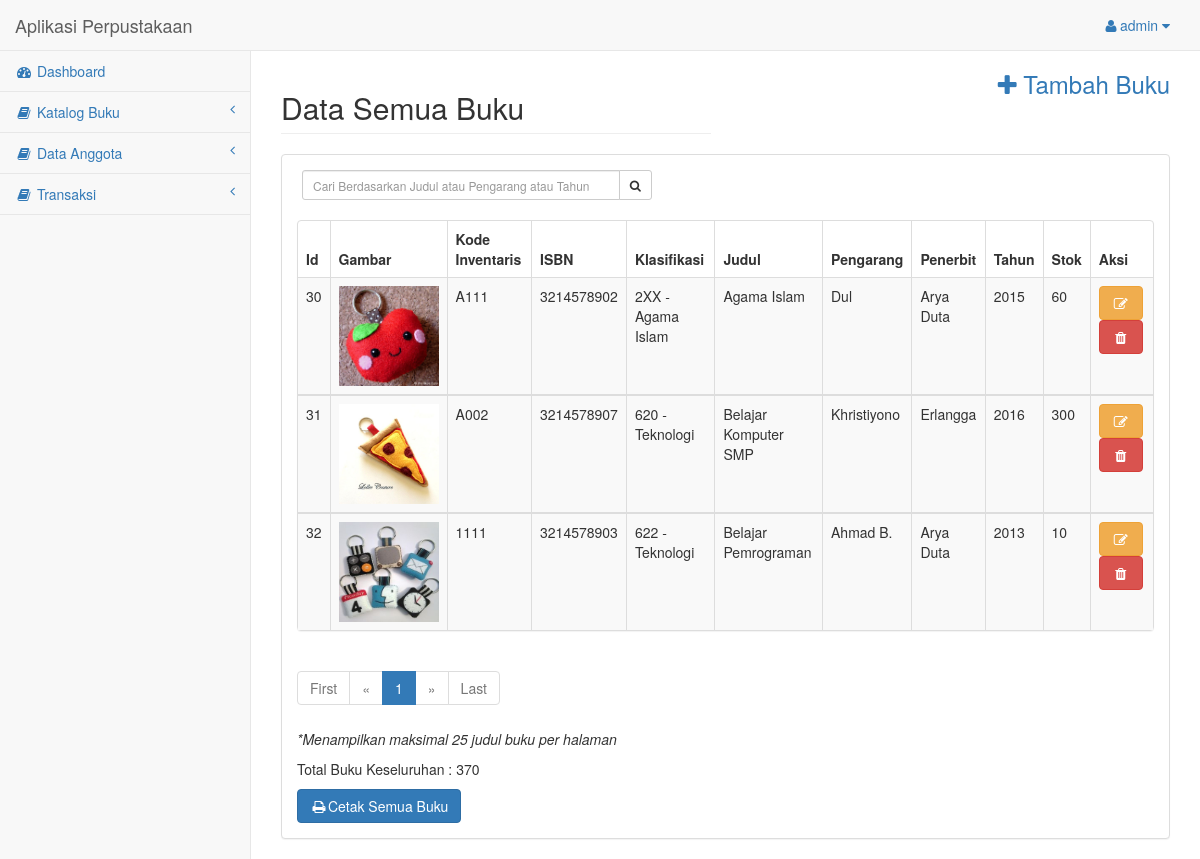
The app's page /halaman_admin/buku-list.php (signed in) with its own data.
### tables this page shows
CREATE TABLE `buku` (
  `id_buku` int(5) NOT NULL,
  `foto` varchar(255) NOT NULL,
  `kode` varchar(20) NOT NULL,
  `isbn` varchar(30) NOT NULL,
  `judul` varchar(100) NOT NULL,
  `pengarang` varchar(30) NOT NULL,
  `penerbit` varchar(30) NOT NULL,
  `tahun` varchar(5) NOT NULL,
  `stok` int(5) NOT NULL,
  `id_kategori` int(5) NOT NULL,
  `id_klasifikasi` varchar(10) NOT NULL,
  `nomor_klasifikasi` varchar(5) NOT NULL,
  `klasifikasi` varchar(50) NOT NULL
);

### halaman_admin/buku-list.php (the view, shortened to what this page needs)
<?php
include("layout-header.php");
?>
<div id="page-wrapper">
    <div class="row">
        <div class="col-md-6">
            <h2 class="page-header">Data Semua Buku</h2>
        </div>
        <div class="col-md-6">
            <a href="buku-formtambah.php" style="margin-right: 15px; margin-bottom: 20px;"><h3 class="text-right"><i class="fa fa-plus"></i> Tambah Buku</h3></a>
        </div>
    </div>
    <div class="row">
        <div class="col-lg-12">
            <div class="panel panel-default">
                <div class="panel-body">
                    <div class="row">
                        <div class="row">
                           <div class="box-tools" style="width: 350px; margin-left: 35px; margin-bottom: 20px;">
                            <form action="buku-list.php" method="GET">
                                <div class="input-group">
                                    <input type='text' class="form-control input-sm pull-right" name='qcari' placeholder='Cari Berdasarkan Judul atau Pengarang atau Tahun' required />
                                    <div class="input-group-btn">
                                        <button class="btn btn-sm btn-default" type="submit"><i class="fa fa-search"></i></button>
                                    </div>
                                </div>
                            </form>
                        </div>
                    </div>
                    <div class="col-lg-12">
                        <div class="panel panel-default">
                            <div class="table-responsive">
                                <table class="table table-striped table-bordered table-hover">
                                    <?php
                                    $page = (isset($_GET['page'])) ? $_GET['page'] : 1;
                                        $limit = 25;
                                        $limit_start = ($page - 1) * $limit;
                                        $totalstok = '';
                                        if(isset($_GET['qcari'])){
                                            $qcari = $_GET['qcari'];
                                            $sql = "SELECT * FROM buku WHERE judul like '%$qcari%' or pengarang like '%$qcari%' or tahun like '%$qcari%' LIMIT ".$limit_start.",".$limit;
                                        } else{
                                            $sql = "SELECT * FROM buku LIMIT ".$limit_start.",".$limit;
                                        }
                                        $query = mysqli_query($koneksi, $sql);
                                        if (mysqli_num_rows($query) < 1) {
                                            echo "Tidak Ada Data";
                                        } else {
                                            echo "<thead>";
                                            echo "<tr>";
                                            echo "<th>Id</th>";
                                            echo "<th>Gambar</th>";
                                            echo "<th>Kode Inventaris</th>";
                                            echo "<th>ISBN</th>";
                                            echo "<th>Klasifikasi</th>";
                                            echo "<th>Judul</th>";
                                            echo "<th>Pengarang</th>";
                                            echo "<th>Penerbit</th>";
                                            echo "<th>Tahun</th>";
                                            echo "<th>Stok</th>";
                                            echo "<th>Aksi</th>";
                                            echo "</tr>";
                                            echo "</thead>";
                                        }
                                        while ($buku = mysqli_fetch_array($query)){
                                            $stok[] = $buku['stok'];
                                            $totalstok = array_sum($stok);
                                            echo "<tbody>";
                                            echo "<tr>";
                                            echo "<td>".$buku['id_buku']."</td>";
                                            echo "<td><img src='gambar_buku/".$buku['foto']."' width='100' height='100'></td>";
                                            echo "<td>".$buku['kode']."</td>";
                                            echo "<td>".$buku['isbn']."</td>";
                                            echo "<td>".$buku['nomor_klasifikasi']." - ".$buku['klasifikasi']."</td>";
                                            echo "<td>".$buku['judul']."</td>";
                                            echo "<td>".$buku['pengarang']."</td>";
                                            echo "<td>".$buku['penerbit']."</td>";
                                            echo "<td>".$buku['tahun']."</td>";
                                            echo "<td>".$buku['stok']."</td>";
                                            echo "<td>";
                                            echo "<a class='btn btn-warning' data-toggle='tooltip data-placement='left' title='Edit' href='buku-formedit.php?id_buku=".$buku['id_buku']."'><i class='fa fa-edit fa-fw'></i></a>  <a class='btn btn-danger' data-toggle='tooltip' data-placement='left' title='Hapus' href='buku-hapus.php?id_buku=".$buku['id_buku']."' onClick ='return hapus()'><i class='fa fa-trash fa-fw'></i></a>";
                                            echo "</td>";
                                            echo "</tr>";
                                            echo "</tbody>";
                                        }
                                        ?>
                                    </div>
                                </div>
                            </div>
                        </div>
                </div>
            </div>
            <div class="row">
                <div class="col-lg-6">
                                <ul class="pagination">
                                    <?php
                                if ($page == 1) {
                                    ?>
                                    <li class="disabled"><a href="#">First</a></li>
                                    <li class="disabled"><a href="#">&laquo;</a></li>
                                    <?php
                                } else {
                                    $link_prev = ($page > 1) ? $page - 1 : 1;
                                    ?>
                                    <li><a href="buku-list.php?page=1">First</a></li>
                                    <li><a href="buku-list?page=<?php echo $link_prev; ?>">&laquo;</a></li>
                                    <?php
                                }
                                ?>
                                <?php
                                $sql2 = "SELECT COUNT(*) AS jmlh FROM buku";
                                $query2 = mysqli_query($koneksi, $sql2);
                                $get_jumlah = mysqli_fetch_array($query2);
                                $jumlah_page = ceil($get_jumlah['jmlh'] / $limit);
                                $jumlah_number = 3;
                                $start_number = ($page > $jumlah_number) ? $page - $jumlah_number : 1;
                                $end_number = ($page < ($jumlah_page - $jumlah_number)) ? $page + $jumlah_number : $jumlah_page;
                                for ($i = $start_number; $i <= $end_number; $i++) {
                                    $link_active = ($page == $i) ? 'class="active"' : '';
                                    ?>
                                    <li <?php echo $link_active; ?>><a href="buku-list.php?page=<?php echo $i; ?>"><?php echo $i; ?></a></li>
                                    <?php
                                }
                                ?>
                                <?php
                                if ($page == $jumlah_page) {
                                    ?>
                                    <li class="disabled"><a href="#">&raquo;</a></li>
                                    <li class="disabled"><a href="#">Last</a></li>
                                    <?php
                                } else {
                                    $link_next = ($page < $jumlah_page) ? $page + 1 : $jumlah_page;
                                    ?>
                                    <li><a href="buku-list.php?page=<?php echo $link_next; ?>">&raquo;</a></li>
                                    <li><a href="buku-list.php?page=<?php echo $jumlah_page; ?>">Last</a></li>
                                    <?php
                                }
                                ?>
                            </ul>
                        </div>
                    </div>
                    <p><i>*Menampilkan maksimal 25 judul buku per halaman</i></p>
                    <p>Total Buku Keseluruhan : <?php echo $totalstok;  ?></p>
                </div>
            </div>
            <div class="row">
                <div class="col-lg-6">
                    <a href="cetaksemuabuku.php" target="_blank"><button class="btn btn-primary"><i class="fa fa-print fa-fw"></i>Cetak Semua Buku</button></a>
                </div>
            </div>
        </div>
    </div>
<?php include("layout-footer.php"); ?>

### halaman_admin/layout-header.php (shortened to what this page needs)
<!DOCTYPE html>
<html lang="en">
<head>
    <link href="../vendor/bootstrap/css/bootstrap.min.css" rel="stylesheet">
    <link href="../vendor/metisMenu/metisMenu.min.css" rel="stylesheet">
    <link href="../dist/css/sb-admin-2.css" rel="stylesheet">
    <link href="../vendor/font-awesome/css/font-awesome.min.css" rel="stylesheet" type="text/css">
    </head>
    <body>
        <div id="wrapper">
            <nav class="navbar navbar-default navbar-static-top" role="navigation" style="margin-bottom: 0">
                <div class="navbar-header">
                    <a class="navbar-brand" href="index.php">Aplikasi Perpustakaan</a>
                </div>
                <ul class="nav navbar-top-links navbar-right">
                    <li class="dropdown">
                        <a class="dropdown-toggle" data-toggle="dropdown" href="#">
                            <i class="fa fa-user fa-fw"></i><?php echo $_SESSION['username']; ?> <i class="fa fa-caret-down"></i>
                        </a>
                    </li>
                </ul>
                <div class="navbar-default sidebar" role="navigation">
                    <div class="sidebar-nav navbar-collapse">
                        <ul class="nav" id="side-menu">
                            <li>
                                <a href="index.php"><i class="fa fa-dashboard fa-fw"></i> Dashboard</a>
                            </li>
                            <li>
                                <a href="#"><i class="fa fa-book fa-fw"></i> Katalog Buku<span class="fa arrow"></span></a>
                        </li>
                        <li>
                            <a href="#"><i class="fa fa-book fa-fw"></i> Data Anggota<span class="fa arrow"></span></a>
                        </li>
                        <li>
                            <a href="#"><i class="fa fa-book fa-fw"></i> Transaksi<span class="fa arrow"></span></a>
                        </li>
                    </ul>
                </div>
            </div>
        </nav>

### halaman_admin/layout-footer.php (shortened to what this page needs)
</body>
</html>

### records on screen
buku: id_buku "30", foto (picture), kode "A111", isbn "3214578902", nomor_klasifikasi "2XX", klasifikasi "Agama Islam", judul "Agama Islam", pengarang "Dul", penerbit "Arya Duta", tahun "2015", stok "60"
buku: id_buku "31", foto (picture), kode "A002", isbn "3214578907", nomor_klasifikasi "620", klasifikasi "Teknologi", judul "Belajar Komputer SMP", pengarang "Khristiyono", penerbit "Erlangga", tahun "2016", stok "300"
buku: id_buku "32", foto (picture), kode "1111", isbn "3214578903", nomor_klasifikasi "622", klasifikasi "Teknologi", judul "Belajar Pemrograman", pengarang "Ahmad B.", penerbit "Arya Duta", tahun "2013", stok "10"

### other values on screen
$_SESSION['username'] "admin"
$totalstok "370"
